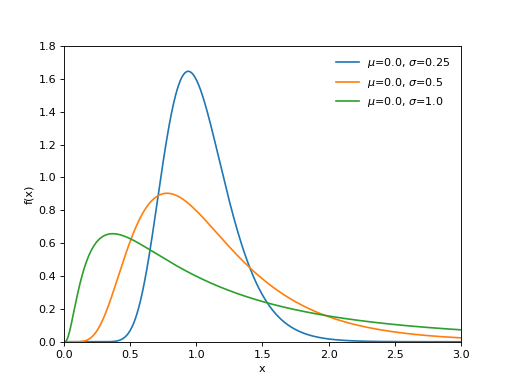

Write Python code to recreate this figure.
import matplotlib.pyplot as plt
import numpy as np
import scipy.stats as st
x = np.linspace(0.0, 3.0, 1000)
fig, ax = plt.subplots()
f = lambda mu, sd : st.lognorm.pdf(x, sd, scale=np.exp(mu))
plot_pdf = lambda mu, sd : ax.plot(x, f(mu, sd), label=r'$\mu$={0}, $\sigma$={1}'.format(mu, sd))
plot_pdf(0.0, 0.25)
plot_pdf(0.0, 0.5)
plot_pdf(0.0, 1.0)
plt.legend(loc='upper right', frameon=False)
ax.set(xlim=[0,3], ylim=[0,1.8], xlabel='x', ylabel='f(x)')
plt.show()
